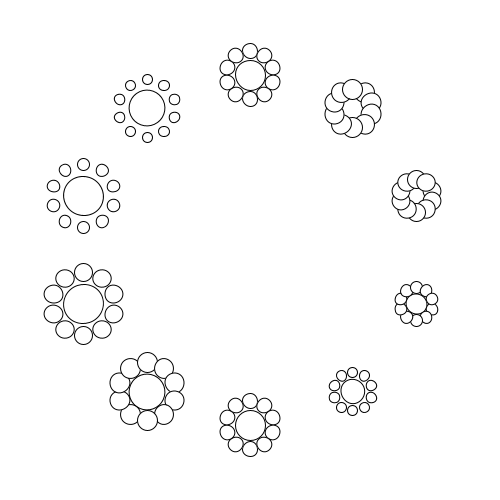
Frame 1 (no input)
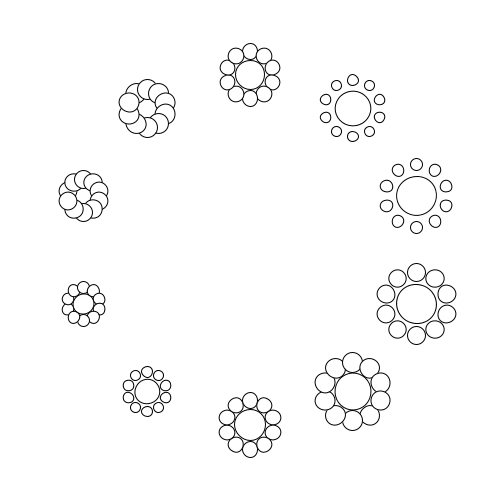
Frame 60 (the mouse pressed at the canvas centre just before this capture)
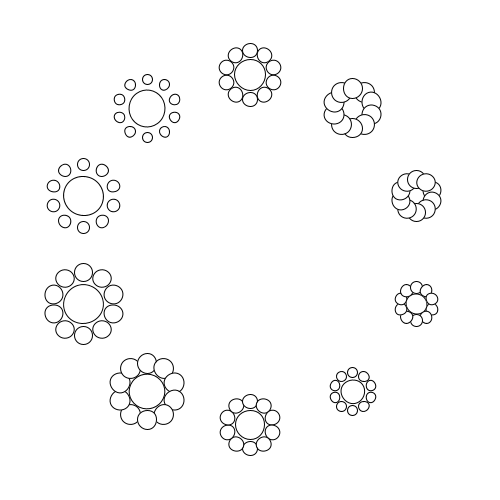
Frame 120 (the mouse held since frame 60 and released just before this capture)

The Processing sketch that drew these frames (run headless with seeded random() and noise(); from frame 60 on, the mouse is pressed at the canvas centre):

// Processing sketch: processing_156419
// ── processing_156419.pde

int num = 10;
float theta;

void setup() {
  size(500, 500);
}

void draw() {
  background(255);
  translate(width/2, height/2);
  for (int i=0; i<num; i++) {
    pushMatrix();
    float offSet = TWO_PI/num*i;
    rotate(offSet);
    float sz = map(sin(theta+offSet), -1, 1, 20, 40);
    ellipse(0, width*.35, sz, sz);
    for (int j=0; j<num; j++) {
      pushMatrix();
      translate(0, width*.35);
      float offSet2 = TWO_PI/num*j;
      rotate(offSet2);
      float sz2 = map(sin(theta+offSet*2), -1, 1, 10, 20);
      ellipse(0, sz*.8, sz2, sz2);
      popMatrix();
    }
    popMatrix();
  }
  theta += 0.0523;
}
